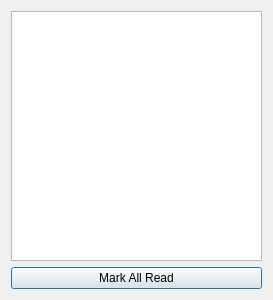
<?xml version="1.0" encoding="UTF-8"?>
<ui version="4.0">
 <class>NotificationsDialog</class>
 <widget class="QDialog" name="NotificationsDialog">
  <property name="geometry">
   <rect>
    <x>0</x>
    <y>0</y>
    <width>273</width>
    <height>300</height>
   </rect>
  </property>
  <property name="windowTitle">
   <string>Notifications</string>
  </property>
  <layout class="QVBoxLayout" name="verticalLayout">
   <item>
    <widget class="QListWidget" name="listWidget">
     <property name="alternatingRowColors">
      <bool>true</bool>
     </property>
     <property name="textElideMode">
      <enum>Qt::ElideNone</enum>
     </property>
     <property name="wordWrap">
      <bool>true</bool>
     </property>
    </widget>
   </item>
   <item>
    <widget class="QPushButton" name="markAllReadButton">
     <property name="text">
      <string>Mark All Read</string>
     </property>
    </widget>
   </item>
  </layout>
 </widget>
 <resources/>
 <connections/>
</ui>
